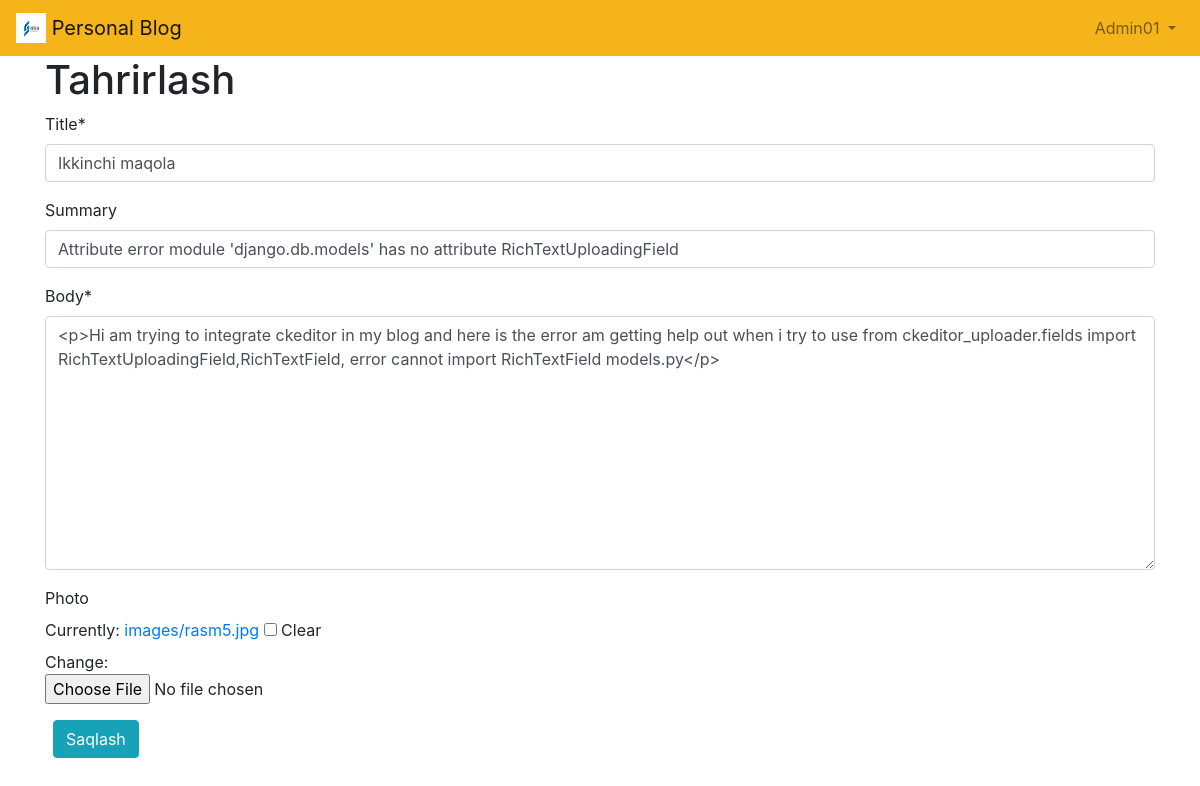
Page /articles/2/edit/ (signed in) on the committed database.
### accounts/models.py (models this page shows)
class CustomUser(AbstractUser):
    age=models.PositiveIntegerField(null=True, blank=True)    # null=True, blank=True  yoshini so'rash shart emasligi uchun true

### articles/models.py (models this page shows, shortened)
class Article(models.Model):
    title=models.CharField(max_length=250)
    summary=models.CharField(max_length=200,blank=True)
    body=RichTextField()
    photo=models.ImageField(upload_to='images',blank=True)
    date=models.DateTimeField(auto_now_add=True)
    author=models.ForeignKey(
        get_user_model(),
        on_delete=models.CASCADE,
    )

### articles/views.py (the view)
# urls.py: path('<int:pk>/edit/', ArticleUpdateView.as_view(), name="article_edit"),
class ArticleUpdateView(LoginRequiredMixin, UserPassesTestMixin, UpdateView):
    model = Article
    fields = ('title','summary', 'body','photo',)
    template_name = 'article_edit.html'
    def test_func(self):
        obj = self.get_object()
        return obj.author == self.request.user

### templates/article_edit.html (shortened to what this page needs)
{% extends 'base.html' %}
{% load crispy_forms_tags %}
{% block content %}
    <h1>Tahrirlash</h1>
    <form method="post" enctype="multipart/form-data">{% csrf_token %}
        {{ form|crispy }}
    <button class="btn btn-info ml-2" type="submit">Saqlash</button>
    </form>
{% endblock content %}

### templates/base.html (shortened to what this page needs)
{% load static %}
<!DOCTYPE html>
<html>
    <head>
            <link rel="stylesheet" href="https://cdn.jsdelivr.net/npm/bootstrap@4.5.3/dist/css/bootstrap.min.css">
    </head>
    <body>
        <nav class="navbar navbar-expand-lg navbar-light" style="background-color: #F4B41A;">
            <a class="navbar-brand" href="{% url 'home' %}">
                <img src="{% static 'assests/img/logo.png' %}" width="30" height="30" class="d-inline-block align-top" alt="">
                Personal Blog
            </a>
            <div class="collapse navbar-collapse" id="navbarSupportedContent">
                {% if user.is_authenticated %}
                    <ul class="navbar-nav ml-auto">
                        <li class="nav-item">
                            <a class="nav-link dropdown-toggle" href="#"
                                id="navbarDropdown" role="button" data-toggle="dropdown"
                                aria-haspopup="true" aria-expanded="false">
                                {{ user.username | title }}
                            </a>
                        </li>
                    </ul>
                {% else %}
                    <form class="form-inline ml-auto">
                        <a href="{% url 'login' %}" class="btn btn-outline-light">Kirish</a>
                        <a href="{% url 'signup' %}" class="btn btn-primary ml-2">Ro'yxatdan o'tish</a>
                    </form>
                {% endif %}
            </div>
        </nav>
        <main>
            <div class="container">
                {% block content %}
                {% endblock content %}
            </div>
        </main>
    </body>
</html>

### rows in the picture
CustomUser: username "Admin01"
Article: title "Ikkinchi maqola", summary "Attribute error module 'django.db.models' has no attribute RichTextUploadingField", body "<p>Hi am trying to integrate ckeditor in my blog and here is the error am getting help out when i try to use from ckeditor_uploader.fields import RichTextUploadingField,RichTextField, error cannot import RichTextField models.py</p>"
